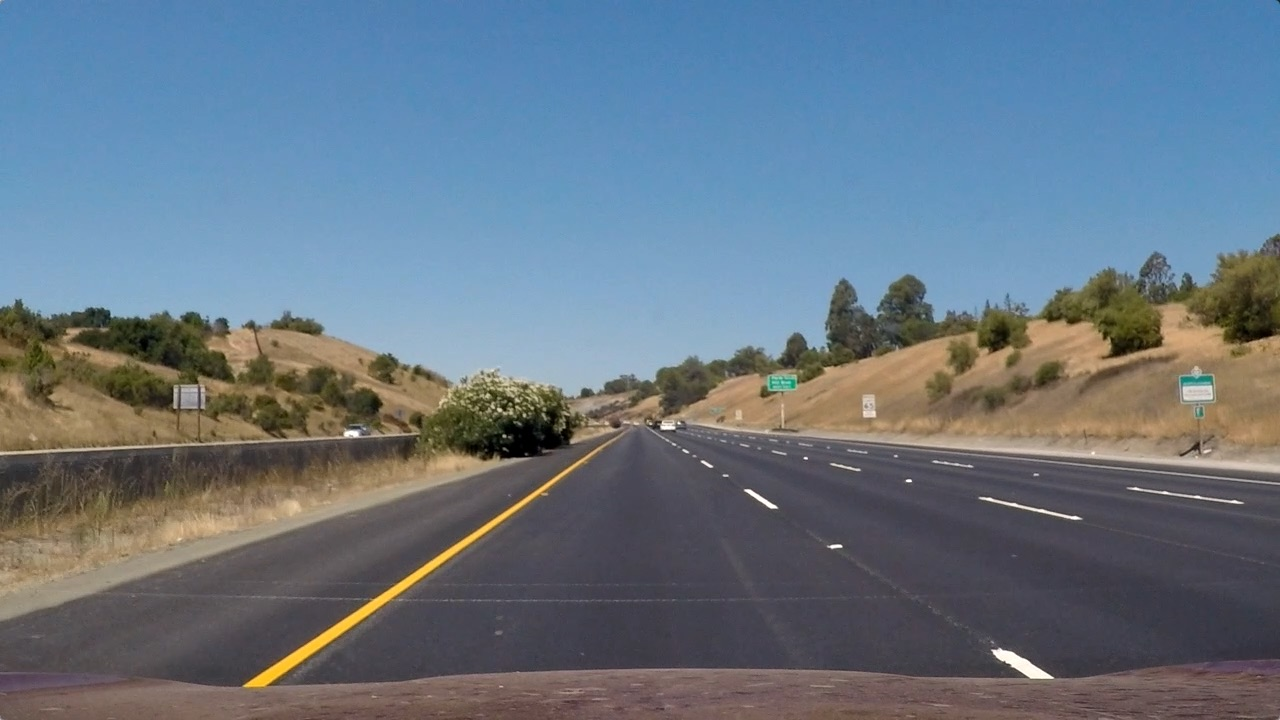
#> input picture test_images/straight_lines1.jpg, 1280 x 720 px; its folder holds only this picture in this run
$ jupyter execute Lane_Detection.ipynb
#> lines starting #> are read from the running program, lines starting #| are printed output that depends on the picture; after the words box and inside, x2 and y2 are one past the last pixel; in counts of white or black regions, pixels touching at a corner belong together
#> further down, img_input is the input picture: shape (720, 1280, 3); mean B, G, R 131.2, 117.7, 103.2
[cell 1]
#importing some useful packages
import matplotlib.pyplot as plt
import matplotlib.image as mpimg
import numpy as np
import cv2
import os


def process_image(image_input_full):
    #Cropping the image for better performance
    image_input = image_input_full[ 440:680,100:1200]
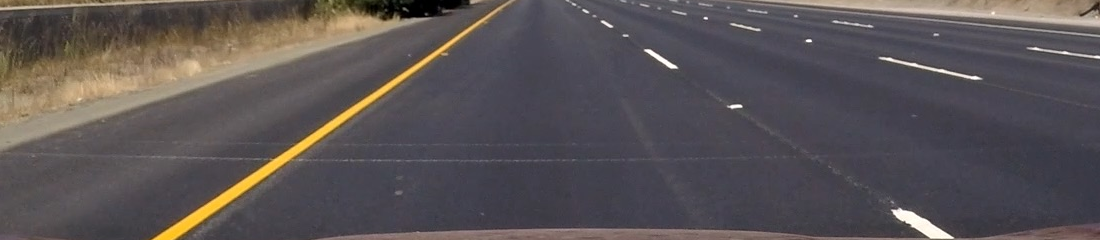
#> image_input: shape (240, 1100, 3); mean B, G, R 84.8, 83.5, 89.8

    # point list of the polygonal area on image where we want to apply our filters
    region_coordinates =[[(0,240), (480,0), (600,0), (1100,240)]]

    # Crop the images with polygonal region
    mask = np.zeros_like(image_input)
    vertices = np.array(region_coordinates, dtype=np.int32)
    cv2.fillPoly(mask, vertices, (255, 255, 255))
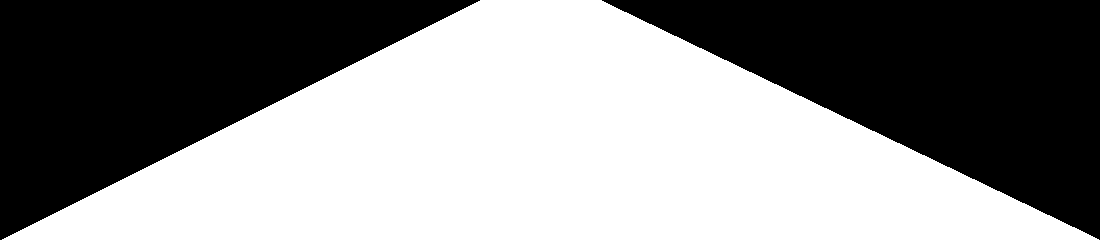
#> mask: shape (240, 1100, 3); 55.4% white; 2 black regions, box (x1, y1, x2, y2) and area: (602, 0, 1100, 240) 59870, (0, 0, 480, 240) 57840
    image_masked_edges = cv2.bitwise_and(image_input, mask)
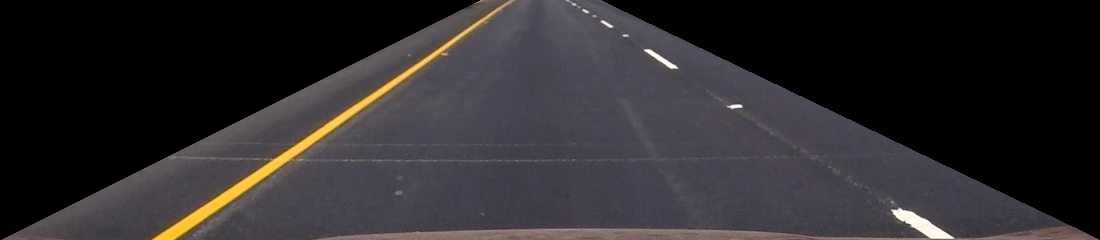
#> image_masked_edges: shape (240, 1100, 3); mean B, G, R 45.4, 42.9, 45.6

    # Detect color YELLOW
    image_hsv = cv2.cvtColor(image_masked_edges,cv2.COLOR_BGR2HSV)
#> image_hsv: shape (240, 1100, 3); mean H, S, V 65.8, 19.9, 48.9
    image_yellow = cv2.inRange(image_hsv, (18,110,110), (25,255,255))
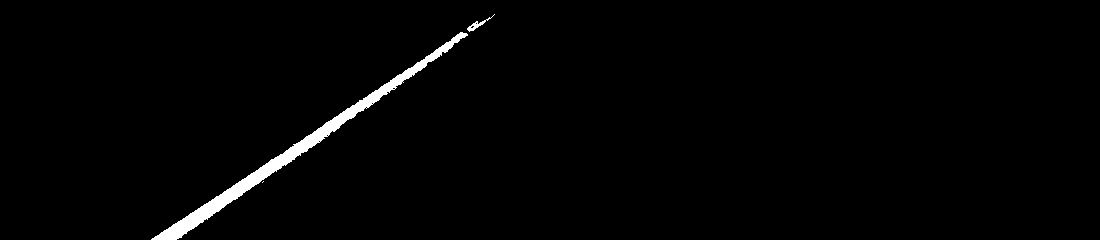
#> image_yellow: shape (240, 1100); 1.5% white; 3 white regions (1 under 20 px), largest, box (x1, y1, x2, y2) and area: (151, 32, 468, 240) 3959, (467, 14, 495, 32) 98


    # Detect color WHITE
    image_white = np.copy(image_masked_edges)
    print(image_white)
#> (printed output is left out)
    print(image_yellow)
#> (printed output is left out)
    # [8 lines of commented-out code are left out]
    return image_white


#Listing images
list_images_names = os.listdir("test_images/")

for img_name in list_images_names:
    img_input = cv2.imread(r'test_images/'+img_name)
    img_output = process_image(img_input)
    plt.imshow(img_output[...,::-1])
    plt.show()
    cv2.imwrite(r'test_images_output/Output4_'+img_name, img_output)

$ run again, on test_images/test3.jpg
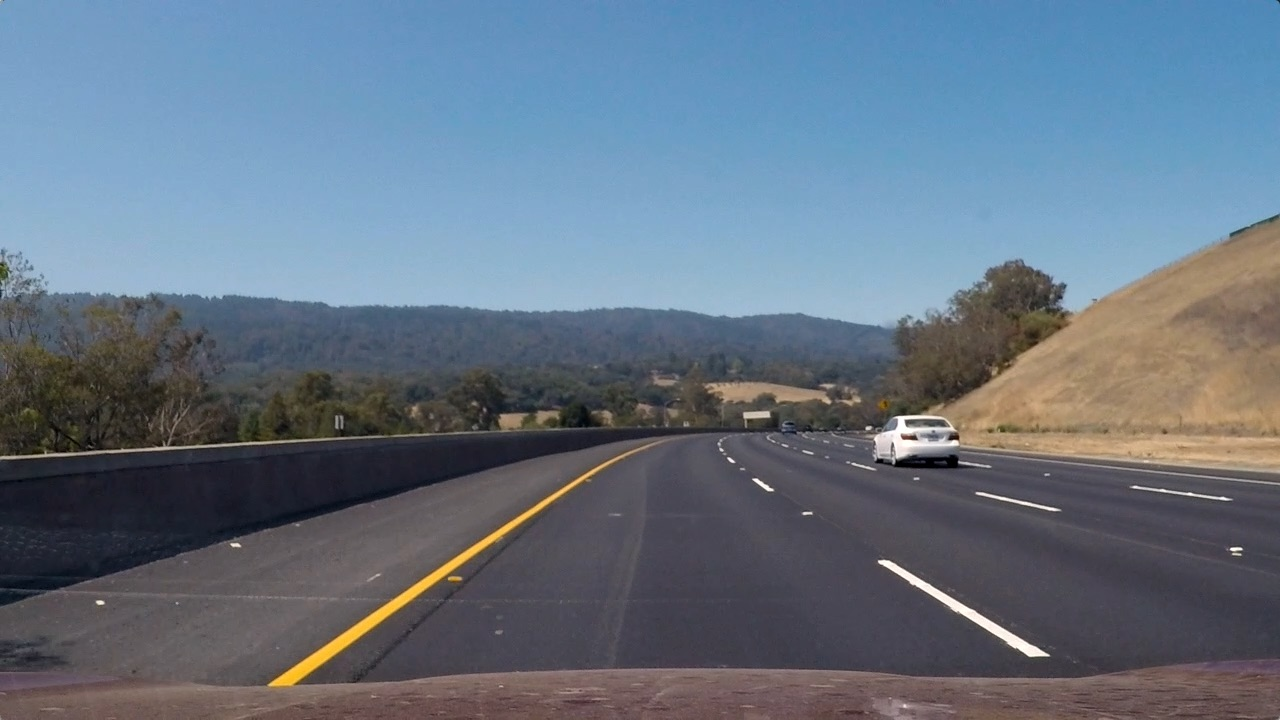
#> input picture test_images/test3.jpg, 1280 x 720 px
#> img_input is the input picture: shape (720, 1280, 3); mean B, G, R 130.7, 115.3, 101.1
#> mask: shape (240, 1100, 3); 55.4% white; 2 black regions, box (x1, y1, x2, y2) and area: (602, 0, 1100, 240) 59870, (0, 0, 480, 240) 57840
#> in process_image, `image_masked_edges = cv2.bitwise_and(image_input, mask)`:
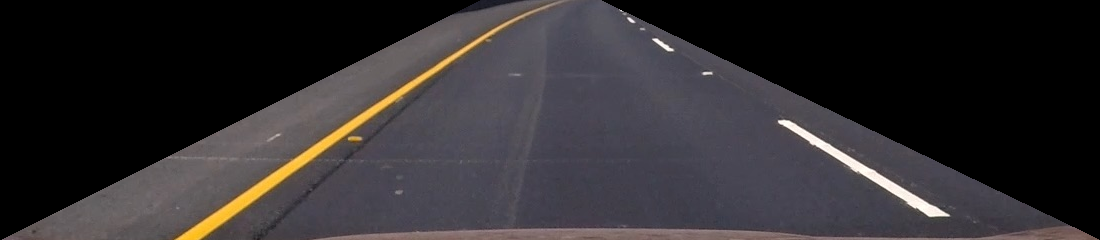
#> image_masked_edges: shape (240, 1100, 3); mean B, G, R 47.6, 45.4, 48.7
#> image_hsv: shape (240, 1100, 3); mean H, S, V 65.1, 19.9, 51.7
#> in process_image, `image_yellow = cv2.inRange(image_hsv, (18,110,110), (25,255,255))`:
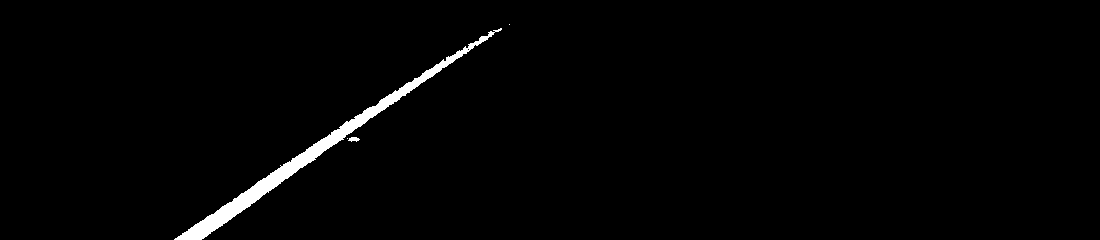
#> image_yellow: shape (240, 1100); 1.6% white; 4 white regions (2 under 20 px), largest, box (x1, y1, x2, y2) and area: (174, 28, 502, 240) 4056, (348, 137, 360, 142) 40
#> (printed output is left out)
#> (printed output is left out)

$ run again, on test_images/test4.jpg
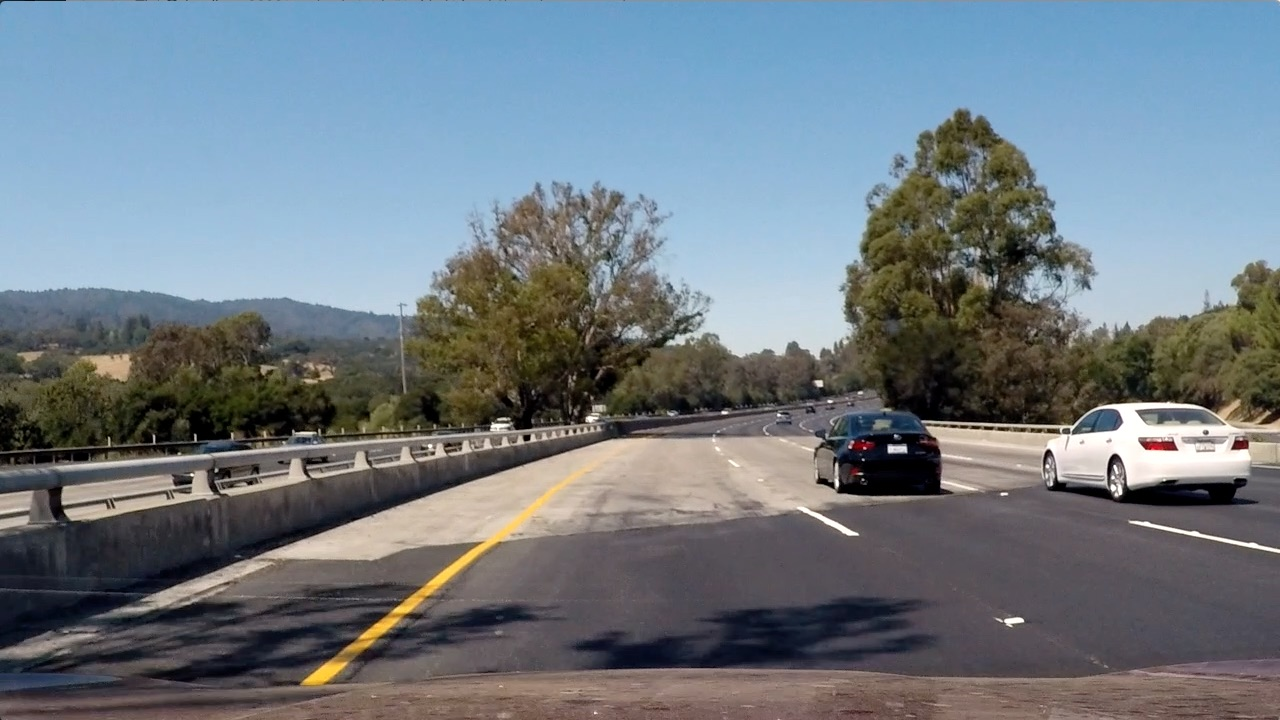
#> input picture test_images/test4.jpg, 1280 x 720 px
#> img_input is the input picture: shape (720, 1280, 3); mean B, G, R 130.9, 122.7, 112.2
#> mask: shape (240, 1100, 3); 55.4% white; 2 black regions, box (x1, y1, x2, y2) and area: (602, 0, 1100, 240) 59870, (0, 0, 480, 240) 57840
#> in process_image, `image_masked_edges = cv2.bitwise_and(image_input, mask)`:
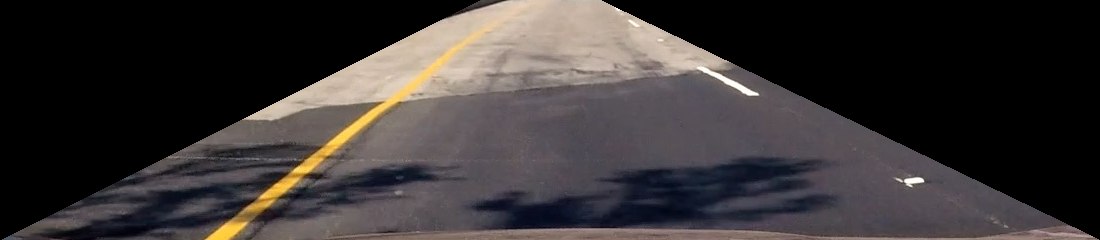
#> image_masked_edges: shape (240, 1100, 3); mean B, G, R 52, 52.3, 57
#> image_hsv: shape (240, 1100, 3); mean H, S, V 53.2, 25.4, 59
#> in process_image, `image_yellow = cv2.inRange(image_hsv, (18,110,110), (25,255,255))`:
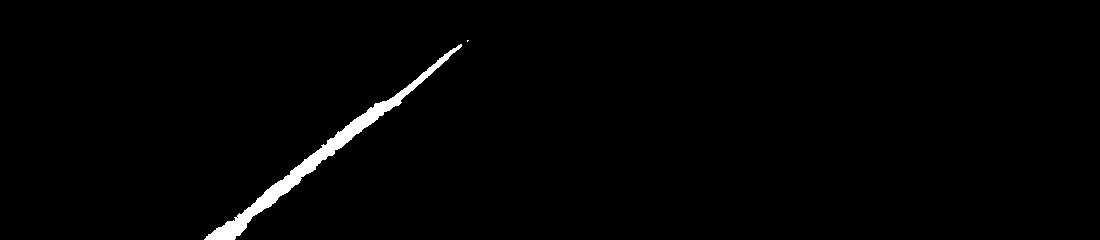
#> image_yellow: shape (240, 1100); 1.3% white; 2 white regions (1 under 20 px), largest, box (x1, y1, x2, y2) and area: (204, 44, 462, 240) 3548
#> (printed output is left out)
#> (printed output is left out)

$ run again, on test_images/test5.jpg
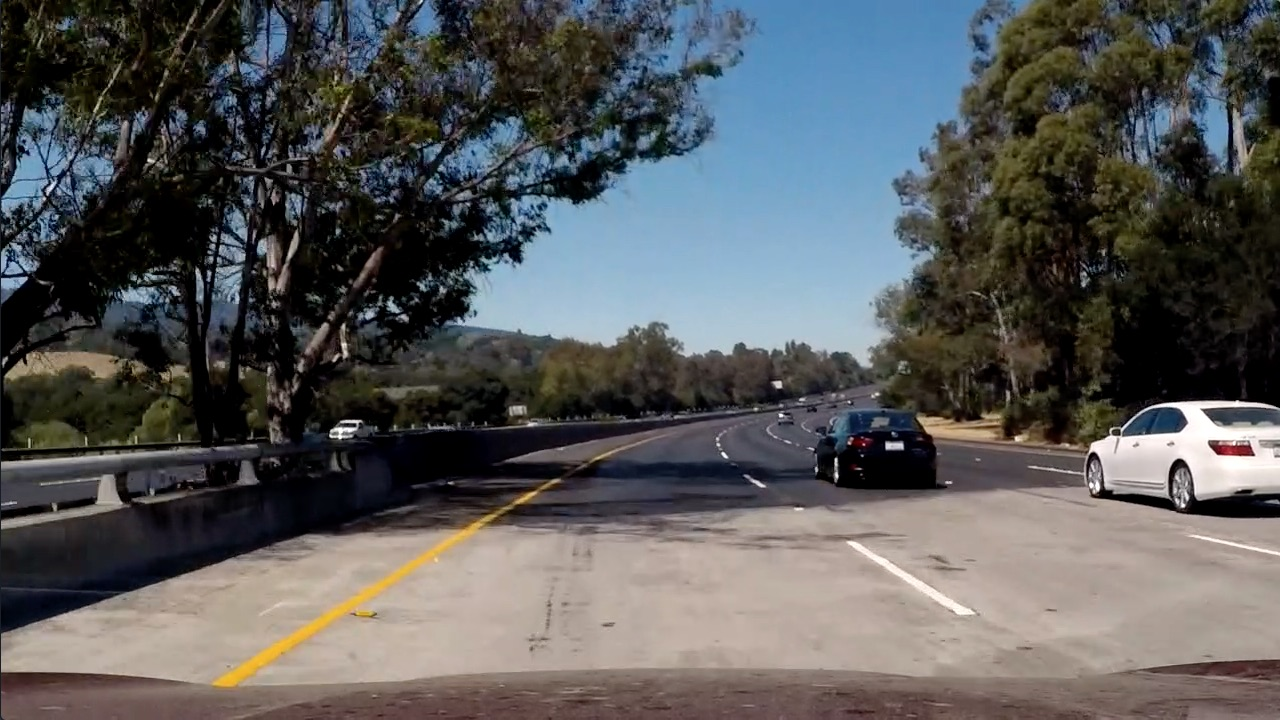
#> input picture test_images/test5.jpg, 1280 x 720 px
#> img_input is the input picture: shape (720, 1280, 3); mean B, G, R 89.8, 89.3, 88.5
#> mask: shape (240, 1100, 3); 55.4% white; 2 black regions, box (x1, y1, x2, y2) and area: (602, 0, 1100, 240) 59870, (0, 0, 480, 240) 57840
#> in process_image, `image_masked_edges = cv2.bitwise_and(image_input, mask)`:
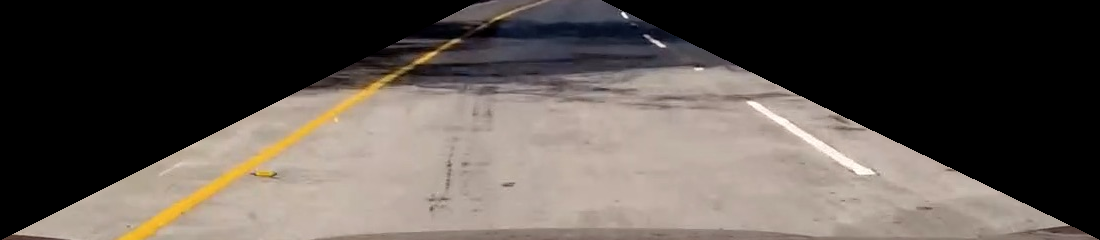
#> image_masked_edges: shape (240, 1100, 3); mean B, G, R 77, 82.7, 90.5
#> image_hsv: shape (240, 1100, 3); mean H, S, V 15.5, 24.7, 91.2
#> in process_image, `image_yellow = cv2.inRange(image_hsv, (18,110,110), (25,255,255))`:
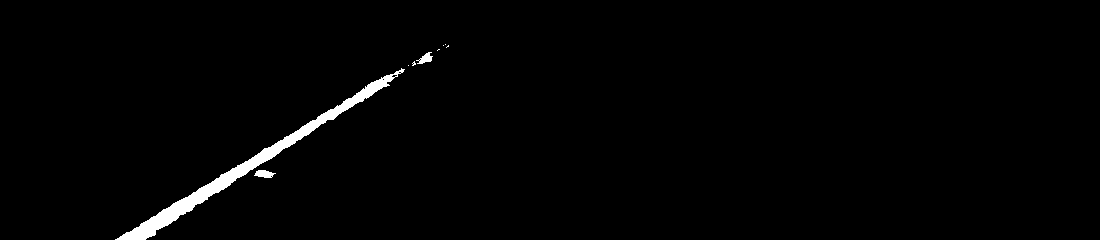
#> image_yellow: shape (240, 1100); 1.4% white; 9 white regions (6 under 20 px), largest, box (x1, y1, x2, y2) and area: (115, 68, 405, 240) 3569, (254, 170, 276, 178) 118, (416, 52, 433, 64) 103
#> (printed output is left out)
#> (printed output is left out)

$ run again, on test_images/straight_lines2.jpg
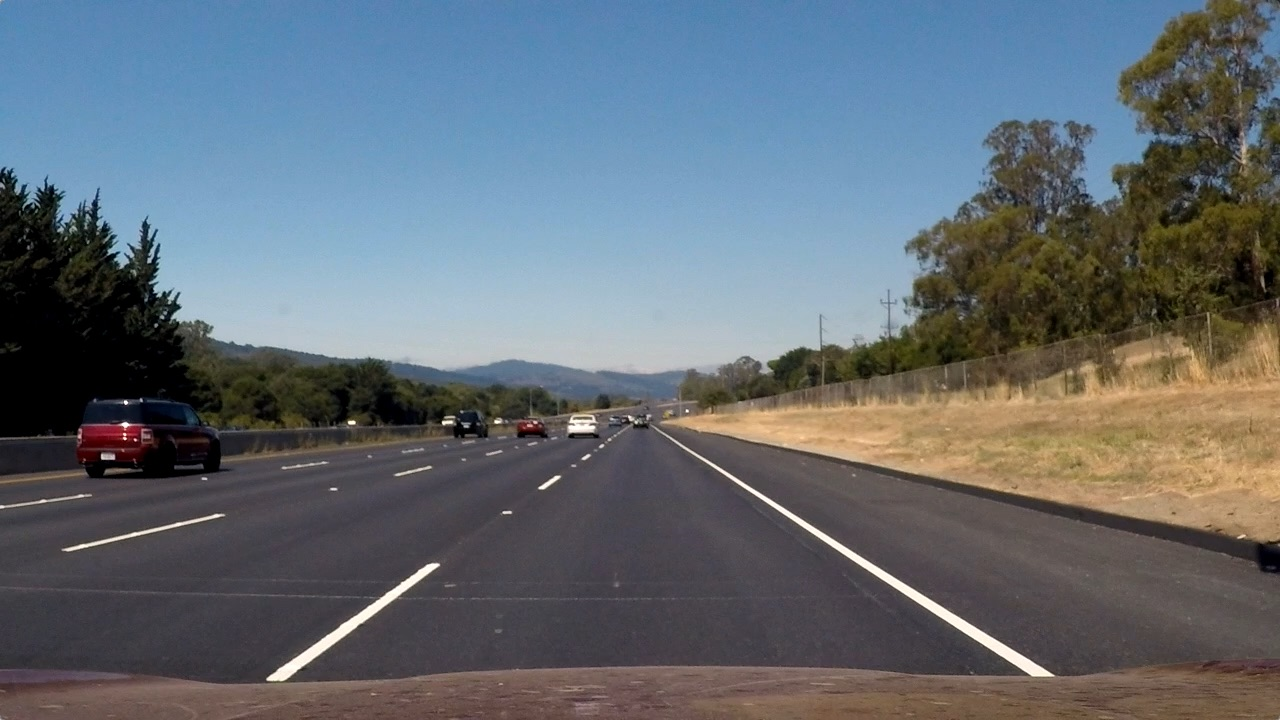
#> input picture test_images/straight_lines2.jpg, 1280 x 720 px
#> img_input is the input picture: shape (720, 1280, 3); mean B, G, R 115.1, 107.7, 99.4
#> mask: shape (240, 1100, 3); 55.4% white; 2 black regions, box (x1, y1, x2, y2) and area: (602, 0, 1100, 240) 59870, (0, 0, 480, 240) 57840
#> in process_image, `image_masked_edges = cv2.bitwise_and(image_input, mask)`:
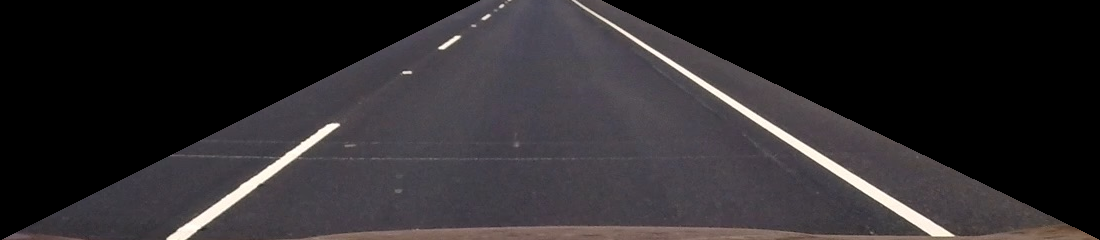
#> image_masked_edges: shape (240, 1100, 3); mean B, G, R 45.1, 42.5, 45.7
#> image_hsv: shape (240, 1100, 3); mean H, S, V 68.6, 14.5, 46.9
#> image_yellow: shape (240, 1100); every value is 0
#> (printed output is left out)
#> (printed output is left out)
